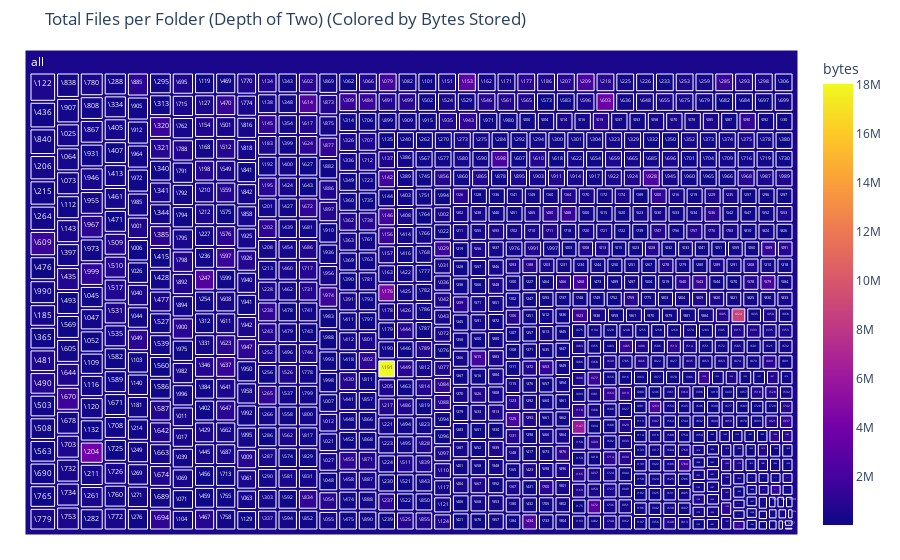

Notebook source saved alongside this figure:
### Markdown cell above
# Identify Important Folders

This treemap will help you to identify folders that may hold a lot of content or have a special structure, either holding lots of files or very large files. Run the visualization code below and note the way the treemap encoded both of these metrics visually.

Can you identify the folders that contain the most data in terms of bytes? Which folders contain a bunch of smaller files?

### Code cell
import plotly.express as px

fig = px.treemap(df,
                 title="Total Files per Folder (Depth of Two) (Colored by Bytes Stored)",
                 path=[px.Constant("all"), 'folder1'], 
                 color='bytes'
                )
fig.update_traces(root_color="lightgrey")
fig.update_layout(margin = dict(t=50, l=25, r=25, b=25))
fig.show()

### Figure 1 — Plotly figure (JSON) as saved in the notebook; plotly's stock layout.template omitted (floating-point values rounded to 4 significant figures; data arrays with more than 128 entries replaced by an {"elided": "..."} marker saying what was removed)
{"data": [{"branchvalues": "total", "customdata": {"elided": "1001x1 float values"}, "domain": {"x": [0, 1], "y": [0, 1]}, "hovertemplate": "labels=%{label}<br>count=%{value}<br>parent=%{parent}<br>id=%{id}<br>bytes=%{color}<extra></extra>", "ids": {"elided": "1001 str values"}, "labels": {"elided": "1001 str values"}, "marker": {"coloraxis": "coloraxis", "colors": {"elided": "1001 float values"}}, "name": "", "parents": {"elided": "1001 str values"}, "root": {"color": "lightgrey"}, "type": "treemap", "values": {"elided": "1001 int values"}}], "layout": {"autosize": true, "coloraxis": {"colorbar": {"title": {"text": "bytes"}}, "colorscale": [[0, "#0d0887"], [0.1111, "#46039f"], [0.2222, "#7201a8"], [0.3333, "#9c179e"], [0.4444, "#bd3786"], [0.5556, "#d8576b"], [0.6667, "#ed7953"], [0.7778, "#fb9f3a"], [0.8889, "#fdca26"], [1, "#f0f921"]]}, "legend": {"tracegroupgap": 0}, "margin": {"b": 25, "l": 25, "r": 25, "t": 50}, "title": {"text": "Total Files per Folder (Depth of Two) (Colored by Bytes Stored)"}}}
